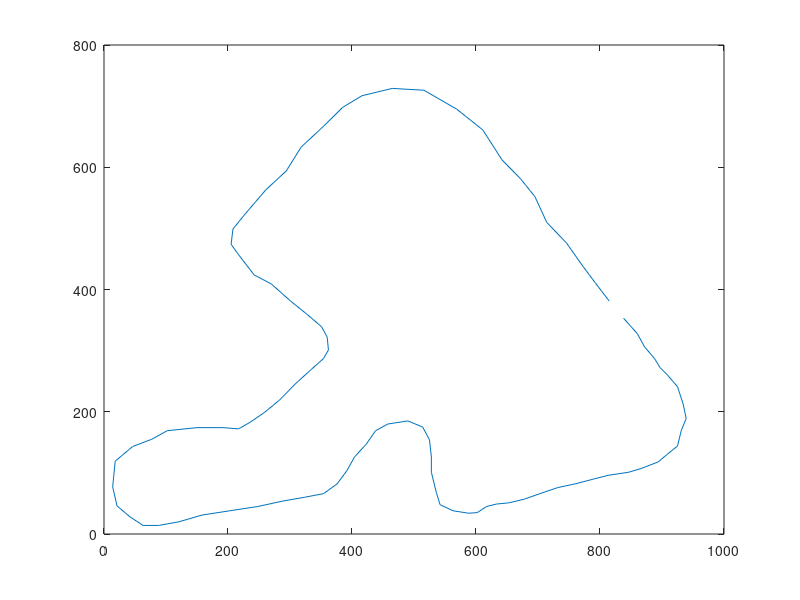

Source code (MATLAB): (Note: this script raises an error after producing the figure.)
% % % Lap time simulator for OTR FSAE Electric % % %

% This is the main function to initiate a sim
clear; clc;

%% Vehicle Parameters
max_rpm = 4000;
final_dr = 3.8; %final drive ratio
drv_eff = 1; %driveline efficiency
r_wheel = 0.2286; %radius wheel
wheel_rpm = 0; %input wheel RPM
V_inst = 0; %m/s instantaenous velocity at the start
g = 9.81; % gravitational acceleration m/s^2
m = 300; %Mass kg
mu = 1.4; %friction Coefficient
Fn = m*g; % Normal Force N
Cd = 0.150; %Drag Coefficient
p = 1.225; % Density Kg/m^3
A = 1.328; %Area m^2

%% Track
% x1 = 0:1:25;
% y1 = sqrt(25.^2 - x1.^2);
% x = [-10:1:-1,x1,25,25,25];
% y = [25,25,25,25,25,25,25,25,25,25,y1,-1,-2,-3];

fid = fopen('track.txt');
data = textscan(fid,'%f%f','Delimiter',',');
fclose(fid)
x = data{1,1};
y = data{1,2};
plot(x,y)

for i = 1:length(x)-1
    seg(i) = sqrt((x(i+1)-x(i))^2 + (y(i+1)-y(i))^2); %calc segment length
end
seg(length(x)) = sqrt((x(length(x))-x(1))^2 + (y(length(x))-y(1))^2); %segment for closed track
n_seg = length(seg);

%% Max Corner Velocity at Each Point
[Vmax,R] = maxvel(x,y,Cd,A,m,mu,p,g);

%% Max Entry Velocity at Each Point
[Vmax_entry,Fs] = maxvel_entry(Vmax,Cd,A,m,mu,p,g,R,seg);
%plot(x,Vmax_entry, 'r-', x, Vmax, 'bl');

%% Simulation Main Loop
chg = 10;
V = zeros(1,n_seg+1);
Vold = Vmax; %initialize matrix for convergance
Vmax_entry(n_seg+1) = Vmax_entry(1);

% while max(abs(V - Vold)) > chg
    for i = 1:n_seg
        
        %% Powertrain Parameters
        [wp_trq,wc_trq] = emrax_dat(V_inst(i),r_wheel,final_dr,drv_eff); %peak and cont trq @wheel
        
        %% Tractive Force Caclulations
        [a_tractp,a_tractc] = f_tract(wc_trq,wp_trq,r_wheel,m,Cd,A,V_inst(i),p,max_rpm,final_dr);
        
        %% Sector Velocity
        V_inst(i+1) = v_inst(a_tractp,a_tractc,seg(i),V_inst(i));
        
        %% Lap Iteration Function
        [brake_flag] = lap_iter(V_inst(i),Vmax_entry(i+1));
        
    end
% end
